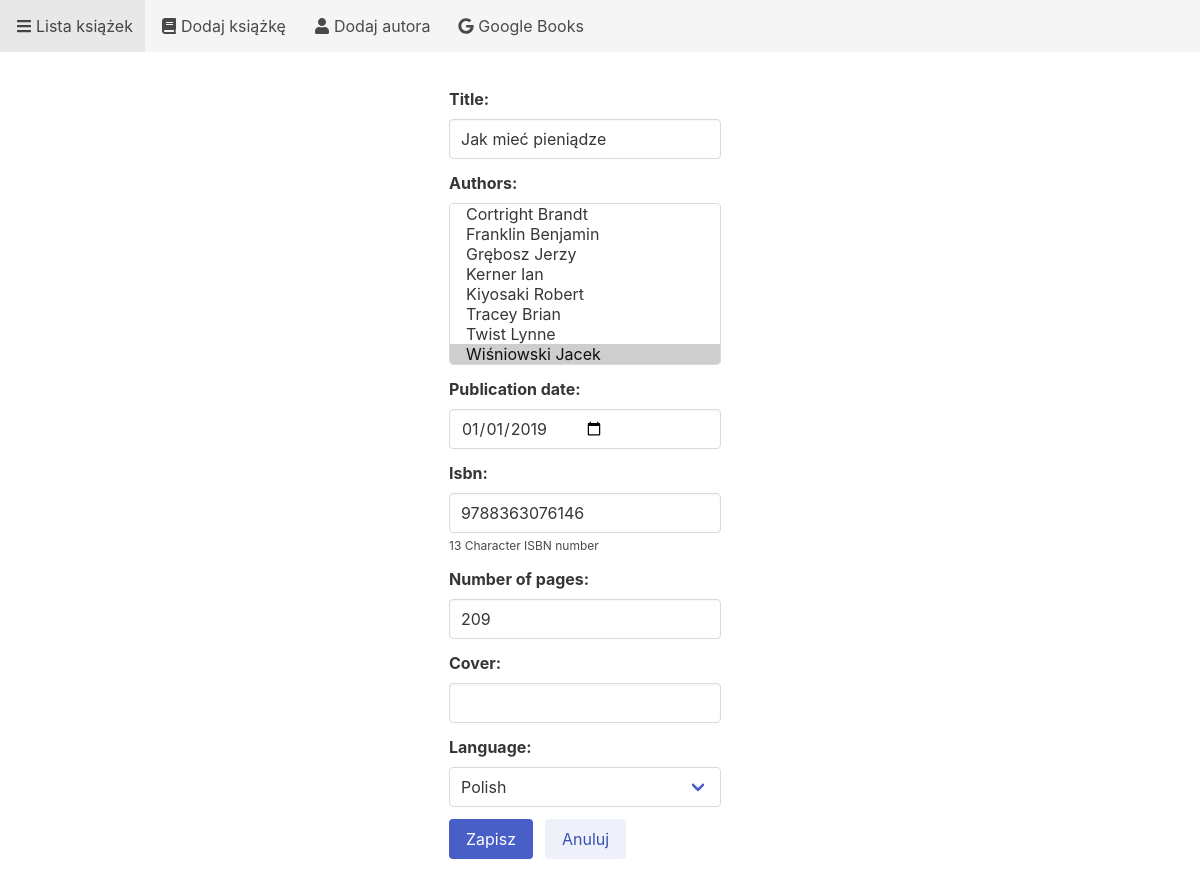
The page /catalog/book-edit/8/ on the database its author committed.
### catalog/models.py (models this page shows, shortened)
class Book(models.Model):
    title = models.CharField(max_length=200)
    authors = models.ManyToManyField(Author)
    publication_date = models.DateField(null=True, blank=True)
    isbn = models.CharField(max_length=13, help_text='13 Character ISBN number', null=True, blank=True)
    number_of_pages = models.IntegerField(null=True, blank=True)
    cover = models.URLField(null=True, blank=True)
    language = models.CharField(max_length=7, choices=LANGUAGES, null=True, blank=True)
    class Meta:
        ordering = ['title']

### catalog/views.py (the view)
# urls.py: path('book-edit/<int:pk>/', BookUpdate.as_view(), name='book-update'),
class BookUpdate(UpdateView):
    form_class = BookForm
    model = Book
    template_name = 'catalog/book-add.html'
    success_url = reverse_lazy('book-list')

### catalog/forms.py
class BookForm(forms.ModelForm):
    class Meta:
        model = Book
        fields = '__all__'
        widgets = {'publication_date': forms.widgets.DateInput(attrs={'type': 'date'})}

### catalog/models.py (called while the page is built)
    def __str__(self):
        return f'{self.last_name} {self.first_name}'

### catalog/templates/catalog/book-add.html (shortened to what this page needs)
{% extends 'skeleton.html' %}
{% block content %}
{% load widget_tweaks %}
<form method="post" novalidate>
    {% for field in form.visible_fields %}
    <div class="field">
        <label class="label">{{ field.label_tag }}</label>
        <div class="control">
            {% if field.name == 'authors' %}
            <div class="select is-multiple">
                {% render_field field size="8" %}
            </div>
            {% elif field.name == 'language' %}
            <div class="select">
                {% render_field field %}
            </div>
            {% else %}
            {% render_field field class="input" %}
            {% endif %}
        </div>
        {% if field.help_text %}
            <p class="help">{{ field.help_text }}</p>
        {% endif %}
    </div>
    {% endfor %}
    <div class="field is-grouped">
        <div class="control">
            <button type="submit" class="button is-link">Zapisz</button>
        </div>
        <div class="control">
            <input type="button" class="button is-link is-light" value="Anuluj" onclick="window.location.href = {% url 'book-list' %};">
        </div>
    </div>
</form>
{% endblock %}

### staticfiles/css/style.css (style rules this page uses)
p { margin: 0; }
body { text-align: center; }
.field { margin-right: 30px; white-space: nowrap; }
select, .select { width: 100%; }
.select select[multiple] option { padding: 0 1em!important; }

### rows shown on the page
Book: title "Jak mieć pieniądze" "01/01/2019" "9788363076146" "209", language "Polish"

### other values the page prints
{{ field.label_tag }} "Title:" "Authors:" "Publication date:" "Isbn:" "Number of pages:" "Cover:" "Language:"
{{ field.help_text }} "13 Character ISBN number"
